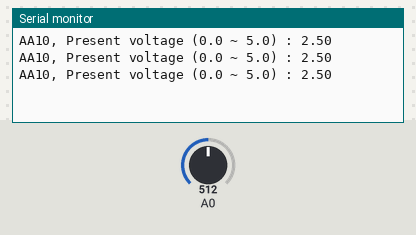
This sketch was run on a simulated Arduino Uno, built with avr-gcc and run on an emulated ATmega328P. On the bench: the last lines printed to the serial monitor. The inputs (shaded band) are chosen by the test bench; at power-on: A0 = 512.

Above: at 1.3 s.
1.4 s: A0 set to 716
At 1.9 s:
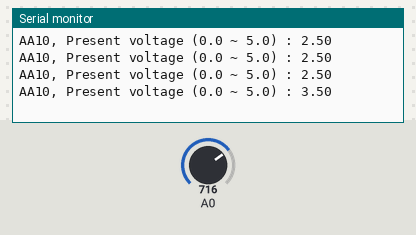
2.9 s: A0 set to 900
At 3.4 s:
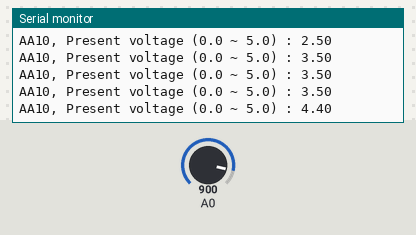
Timing chart, 0 to 5.9 s (numbered marks = the images above; inputs shaded):
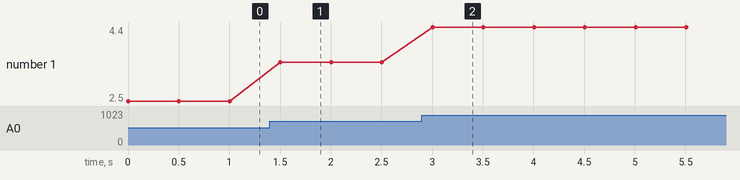

Measured:
- after the input at 1.4 s, the serial monitor: prints a new line after 0.10 s (image 1)
- after the input at 2.9 s, the serial monitor: prints a new line after 0.11 s (image 2)
- plotted number 1: 2.5 → 3.5 after the input at 1.4 s, 3.5 → 4.4 after the input at 2.9 s

The sketch:

AAnn_AnalogRead_fmap.ino
```cpp
/*
  AnalogReadSerial

  Reads an analog input on pin 0, prints the result to the Serial Monitor.
  Attach the center pin of a potentiometer to pin A0,
  and the outside pins to +5V and ground.
*/

// the setup routine runs once when you press reset:
void setup() {
  // initialize serial communication at 9600 bits per second:
  Serial.begin(9600);
}

// the loop routine runs over and over again forever:
void loop() {
  // read the input on analog pin 0:
  int sensorValue = analogRead(A0);
  //float voltage = map(sensorValue, 0, 1023, 0.0, 5.0);  // map 0~1023 to 0~5
//  float voltage = sensorValue*(5.0/1023.0);
  float voltage = f_map(sensorValue, 0, 1023, 0.0, 5.0);  // map 0~1023 to 0~5
  // print out the value you read:
  Serial.print("AA10, Present voltage (0.0 ~ 5.0) : ");
  Serial.println(voltage);
  delay(500);        // delay in between reads for stability
}

float f_map(long x, long in_min, long in_max, float out_min, float out_max)
{
  return (x - in_min) * (out_max - out_min) / (in_max - in_min) + out_min;
}
```
